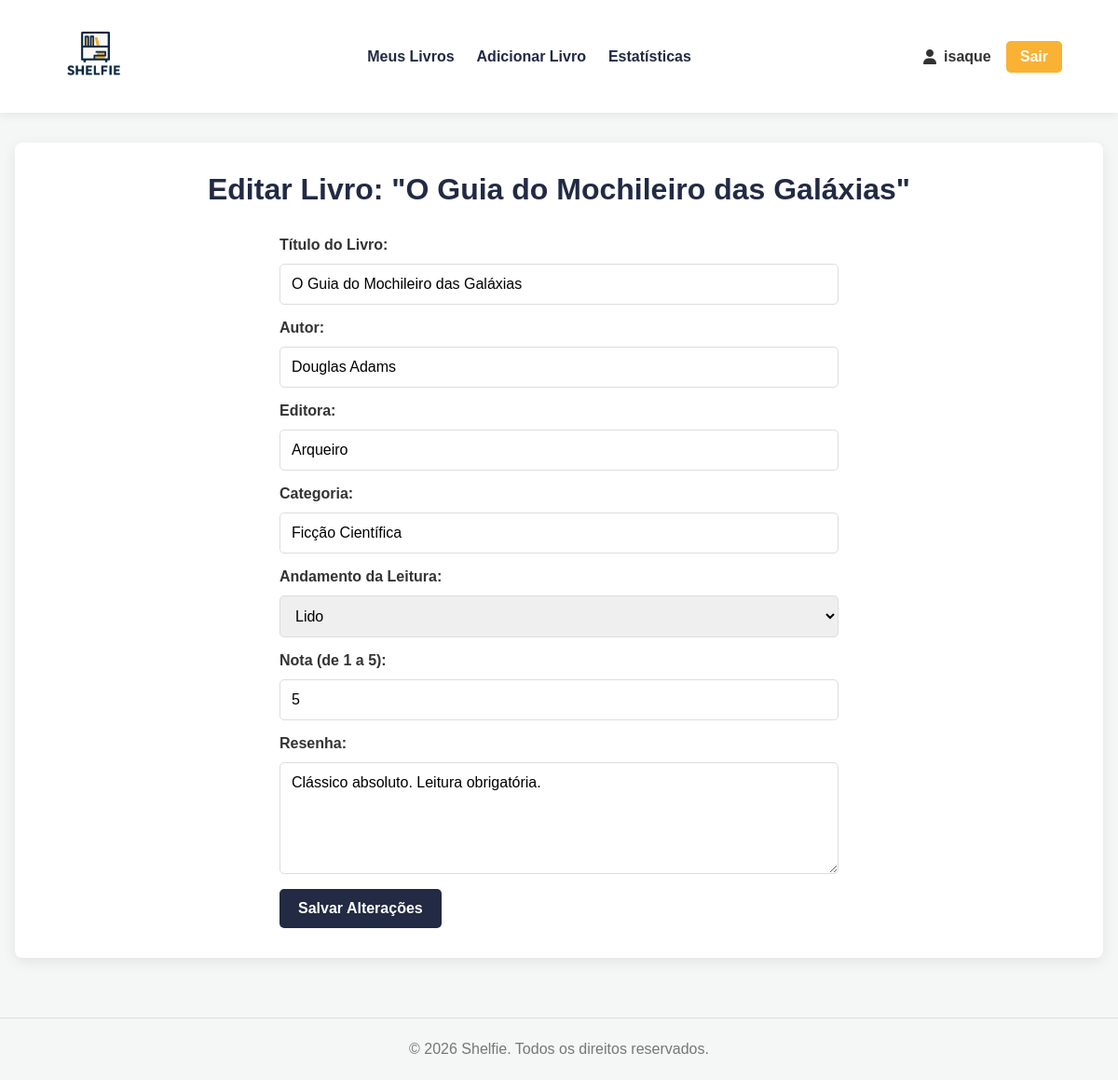
/app/editar_livro.php?id=1 (signed in), run on the app's committed database.
### tables this page shows
CREATE TABLE IF NOT EXISTS livros (
    id INT AUTO_INCREMENT PRIMARY KEY,
    id_usuario INT NOT NULL,
    titulo VARCHAR(255) NOT NULL,
    autor VARCHAR(150) NOT NULL,
    editora VARCHAR(150) DEFAULT NULL,
    categoria VARCHAR(100) DEFAULT NULL,
    andamento ENUM('Quero Ler', 'Lendo', 'Lido', 'Abandonei') NOT NULL DEFAULT 'Quero Ler',
    nota TINYINT DEFAULT NULL,
    resenha TEXT DEFAULT NULL,
    favorito TINYINT(1) NOT NULL DEFAULT 0,
    data_adicao DATETIME DEFAULT CURRENT_TIMESTAMP,
    FOREIGN KEY (id_usuario) REFERENCES usuarios(id) ON DELETE CASCADE
);

### app/editar_livro.php (the view, shortened to what this page needs)
<?php
include 'templates/header.php';
require 'conexao.php';
$livro = null;
$id_livro = filter_input(INPUT_GET, 'id', FILTER_VALIDATE_INT);
$id_usuario = $_SESSION['id_usuario'];
if ($id_livro) {
    $stmt = $pdo->prepare("SELECT * FROM livros WHERE id = ? AND id_usuario = ?");
    $stmt->execute([$id_livro, $id_usuario]);
    $livro = $stmt->fetch(PDO::FETCH_ASSOC);
}
?>
<div class="container page-container">
    <?php if ($livro): ?>
        <h1>Editar Livro: "<?= htmlspecialchars($livro['titulo']) ?>"</h1>
        <form class="livro-form" action="editar_livro.php?id=<?= $livro['id'] ?>" method="POST">
            <label for="titulo">Título do Livro:</label>
            <input type="text" name="titulo" id="titulo" value="<?= htmlspecialchars($livro['titulo']) ?>" required>
            <label for="autor">Autor:</label>
            <input type="text" name="autor" id="autor" value="<?= htmlspecialchars($livro['autor']) ?>" required>
            <label for="editora">Editora:</label>
            <input type="text" name="editora" id="editora" value="<?= htmlspecialchars($livro['editora']) ?>" placeholder="Ex: Companhia das Letras">
            <label for="categoria">Categoria:</label>
            <input type="text" name="categoria" id="categoria" value="<?= htmlspecialchars($livro['categoria']) ?>" placeholder="Ex: Ficção Científica">
            <label for="andamento">Andamento da Leitura:</label>
            <select name="andamento" id="andamento" required>
                <option value="Lido" <?= ($livro['andamento'] == 'Lido') ? 'selected' : '' ?>>Lido</option>
            </select>
            <label for="nota">Nota (de 1 a 5):</label>
            <input type="number" name="nota" id="nota" min="1" max="5" value="<?= htmlspecialchars($livro['nota']) ?>">
            <label for="resenha">Resenha:</label>
            <textarea name="resenha" id="resenha" rows="5"><?= htmlspecialchars($livro['resenha']) ?></textarea>
            <button type="submit">Salvar Alterações</button>
        </form>
    <?php else: ?>
        <h1>Erro</h1>
        <p class="mensagem-erro">Livro não encontrado ou você não tem permissão para editá-lo.</p>
        <a href="meus_livros.php">Voltar para a lista de livros</a>
    <?php endif; ?>
</div>
<?php include 'templates/footer.php'; ?>

### app/css/style.css (style rules this page uses)
:root { --cor-principal: #004d4d; --cor-secundaria: #222a44; --cor-destaque: #f9b233; --cor-fundo: #f4f7f6; --cor-texto: #333; --cor-branca: #FFFFFF; --cor-borda: #ddd; --cor-sombra: rgba(0, 0, 0, 0.08); --cor-favorito: #f9ca24; }
* { margin: 0; padding: 0; box-sizing: border-box; font-family: 'Montserrat', sans-serif; }
body { background-color: var(--cor-fundo); color: var(--cor-texto); display: flex; flex-direction: column; min-height: 100vh; }
.container { width: 90%; max-width: 1200px; margin: 0 auto; }
h1 { color: var(--cor-secundaria); margin-bottom: 2rem; text-align: center; }
.page-container { width: 100%; max-width: 1200px; margin: 0 auto; padding: 2rem; background-color: var(--cor-branca); border-radius: 8px; box-shadow: 0 4px 15px var(--cor-sombra); }
.livro-form { max-width: 600px; margin: 0 auto; display: flex; flex-direction: column; gap: 1rem; text-align: left; }
.livro-form label { font-weight: 600; margin-bottom: -5px; }
.livro-form input, .livro-form select, .livro-form textarea { width: 100%; padding: 12px; border: 1px solid var(--cor-borda); border-radius: 5px; font-size: 1rem; }
.livro-form textarea { min-height: 120px; resize: vertical; }
.livro-form button { padding: 12px 20px; border: none; border-radius: 5px; background-color: var(--cor-secundaria); color: var(--cor-branca); font-size: 1rem; cursor: pointer; font-weight: 600; align-self: flex-start; }

### data on the page
livros: titulo "O Guia do Mochileiro das Galáxias", autor "Douglas Adams", editora "Arqueiro", categoria "Ficção Científica", andamento "Lido", nota "5", resenha "Clássico absoluto. Leitura obrigatória."

### other printed values
$nome_usuario "isaque"
